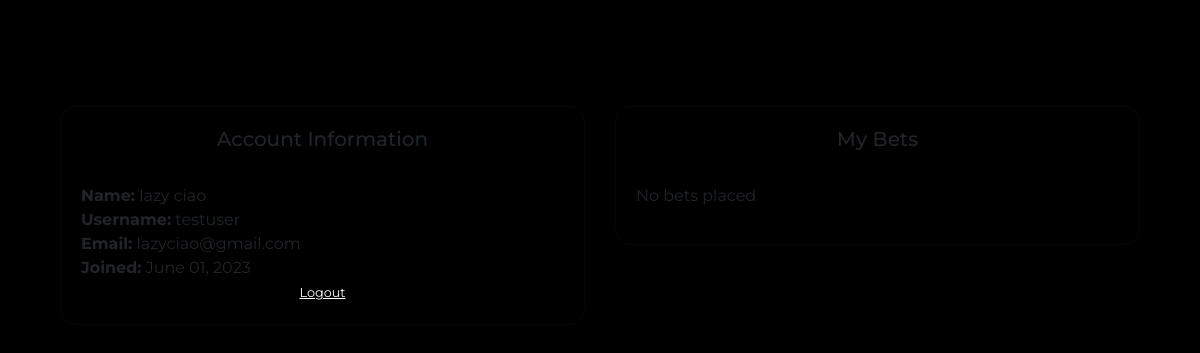
Before: /profile/ (signed in) with the older database file.
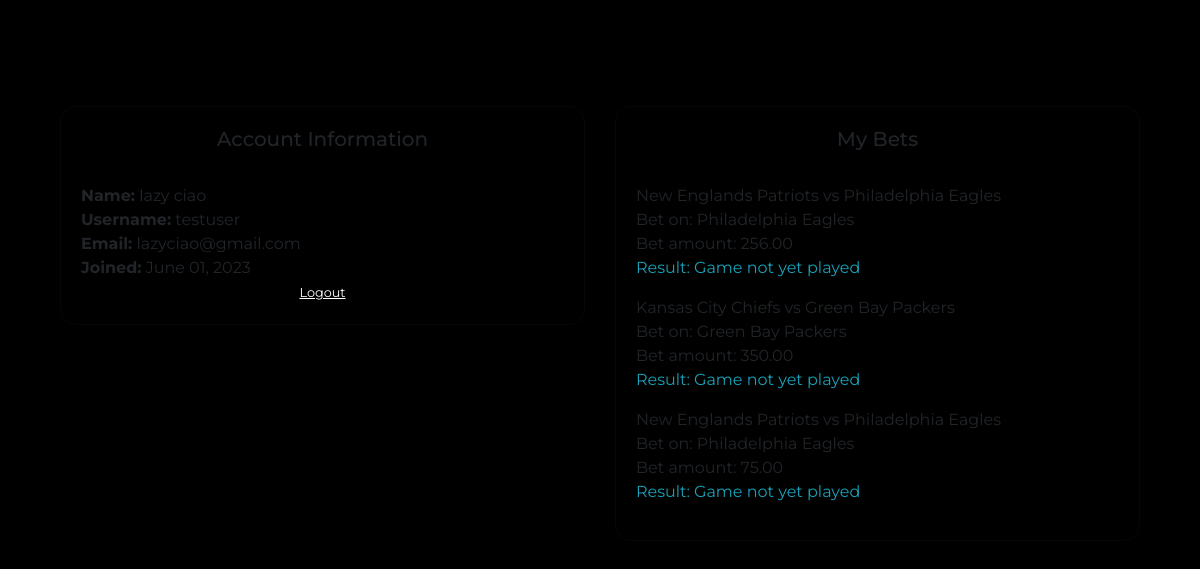
After: the same page with the newer database file.
### games/models.py (models this page shows, shortened)
class Bet(models.Model):
    user = models.ForeignKey(User, on_delete=models.CASCADE)
    game = models.ForeignKey(Game, on_delete=models.CASCADE)
    team = models.ForeignKey(Team, on_delete=models.CASCADE, null=True, blank=True, default=None)
    bet_amount = models.DecimalField(max_digits=8, decimal_places=2)
    result = models.BooleanField(null=True, blank=True)

class Game(models.Model):
    home_team = models.ForeignKey(Team, related_name='home_team', on_delete=models.CASCADE)
    away_team = models.ForeignKey(Team, related_name='away_team', on_delete=models.CASCADE)
    score = models.CharField(max_length=10, blank=True, null=True)
    commentary = models.TextField(blank=True, null=True)
    weather = models.CharField(max_length=100, blank=True, null=True)
    home_team_odds = models.DecimalField(max_digits=5, decimal_places=2, null=True)
    away_team_odds = models.DecimalField(max_digits=5, decimal_places=2, null=True)
    duration = models.DurationField(default=timedelta(hours=1))
    datetime = models.DateTimeField(default=None, null=True)
    datetime_end = models.DateTimeField(blank=True, null=True)

class Team(models.Model):
    name = models.CharField(max_length=100)
    image = models.ImageField(upload_to='team_images/', blank=True, null=True)
    def __str__(self):
        return self.name

### users/views.py (the view)
# urls.py: path('profile/', user_views.profile, name='profile'),
@login_required
def profile(request):
    current_datetime = timezone.now()
    user_bets = Bet.objects.filter(user=request.user).annotate(
        bet_result=F('result'),
        doubled_bet_amount=F('bet_amount') * 2
    )
    context = {
        'user_bets': user_bets,
        'current_datetime': current_datetime,
    }
    return render(request, 'users/profile.html', context)

### users/templates/users/profile.html (shortened to what this page needs)
{% extends 'superapp/base.html' %}
{% load crispy_forms_tags %}
{% block content %}
    <div class="container">
        <div class="row">
            <div class="col-md-6">
                <div class="card mb-4">
                    <div class="card-body text-center">
                        <h5 class="card-title">Account Information</h5>
                        <hr>
                        <div class="text-left">
                            <strong>Name:</strong> {{ user.first_name }} {{ user.last_name }}<br>
                            <strong>Username:</strong> {{ user.username }}<br>
                            <strong>Email:</strong> {{ user.email }}<br>
                            <strong>Joined:</strong> {{ user.date_joined|date:"F d, Y" }}<br>
                        </div>
                        <small class="text-center">
                            <a href="{% url 'logout' %}" class="link-unstyled">Logout</a>
                        </small>
                    </div>
                </div>
            </div>
            <div class="col-md-6">
                <div class="card">
                    <div class="card-body">
                        <h5 class="card-title text-center">My Bets</h5>
                        <hr>
                        {% if user_bets %}
                            {% for bet in user_bets %}
                                <p>
                                    <span>{{ bet.game.home_team }} vs {{ bet.game.away_team }}</span><br>
                                    <span>Bet on: {{ bet.team.name }}</span><br>
                                    <span>Bet amount: {{ bet.bet_amount }}</span><br>
                                    {% if bet.game.score %}
                                        {% if bet.result is not None %}
                                            {% if bet.result %}
                                                <span class="text-success">Result: Won</span><br>
                                            {% else %}
                                                <span class="text-danger">Result: Lost</span><br>
                                            {% endif %}
                                        {% else %}
                                            <span class="text-info">Result: Game played, result pending</span><br>
                                        {% endif %}
                                    {% else %}
                                        <span class="text-info">Result: Game not yet played</span><br>
                                    {% endif %}
                                </p>
                            {% endfor %}
                        {% else %}
                            <p>No bets placed</p>
                        {% endif %}
                    </div>
                </div>
            </div>
        </div>
    </div>
{% endblock content %}

### superapp/templates/superapp/base.html (shortened to what this page needs)
<!DOCTYPE html>
<html lang="en">
<head>
    <link rel="stylesheet" href="https://stackpath.bootstrapcdn.com/bootstrap/4.5.2/css/bootstrap.min.css">
    <link rel="stylesheet" href="https://cdnjs.cloudflare.com/ajax/libs/font-awesome/5.15.3/css/all.min.css">
</head>
<body>
    <nav class="navbar navbar-expand-lg navbar-transparent navbar-light">
        <a class="navbar-brand" href="{% url 'home' %}"><b>Football Bets</b></a>
        <div class="collapse navbar-collapse" id="navbarNav">
            <ul class="navbar-nav ml-auto justify-content-center">
                <li class="nav-item active">
                    <a class="nav-link nav-transition" href="{% url 'home' %}"><b>Home</b></a>
                </li>
                {% if user.is_authenticated %}
                    {% if user.is_superuser or user.is_staff %}
                        <li class="nav-item active">
                            <a class="nav-link nav-transition" href="{% url 'bureau:match' %}"><b>Match</b></a>
                        </li>
                    {% else %}
                    <li class="nav-item active">
                        <a class="nav-link nav-transition" href="{% url 'bets' %}"><b>Bets</b></a>
                    </li>
                    <li class="nav-item active">
                        <a class="nav-link nav-transition" href="{% url 'profile' %}"><b>Profile</b></a>
                    </li>
                    {% endif %}
                    <li class="nav-item active">
                        <a class="nav-link nav-transition" href="{% url 'logout' %}"><b>Logout</b></a>
                    </li>
                {% endif %}
            </ul>
        </div>
    </nav>
    <div class="container">
        {% block content %}
        {% endblock %}
    </div>
</body>
</html>

### superapp/templates/superapp/base.html (style rules this page uses)
html * { font-family: 'Montserrat', sans-serif; }
body, html { height: 100%; background-color: #000000; background-image: url("https://i.imgur.com/8wvbW2t.jpeg"); background-repeat: no-repeat; background-size: cover; background-position: center; background-attachment: fixed; }
.navbar-nav.ml-auto.justify-content-center { justify-content: center; }
.navbar { position: relative; }
.navbar-collapse { position: absolute; top: 100%; right: 0; left: 0; z-index: 1000; background-color: rgba(0, 0, 0, 0.3); }
.navbar-collapse .navbar-nav { width: 100%; text-align: center; }
@media (min-width: 992px) { .navbar-collapse { position: relative; top: initial; right: initial; left: initial; z-index: initial; background-color: transparent; } }
@media (min-width: 992px) { .navbar-collapse .navbar-nav { width: auto; text-align: left; } }

### users/templates/users/profile.html (style rules this page uses)
.container { margin-top: 50px; }
.link-unstyled { color: white; text-decoration: none; text-decoration: underline; }
.card { background: rgba(43, 41, 41, 0); border-radius: 16px; box-shadow: 0 4px 30px rgba(0, 0, 0, 0.1); backdrop-filter: blur(4.6px); -webkit-backdrop-filter: blur(4.6px); border: 1px solid rgba(43, 41, 41, 0.19); }

Changed rows visible on the page:
added Bet: game.home_team "New Englands Patriots", game.away_team "Philadelphia Eagles", team.name "Philadelphia Eagles", bet_amount "256.00", shows "Result: Game not yet played"
added Bet: game.home_team "Kansas City Chiefs", game.away_team "Green Bay Packers", team.name "Green Bay Packers", bet_amount "350.00", shows "Result: Game not yet played"
added Bet: game.home_team "New Englands Patriots", game.away_team "Philadelphia Eagles", team.name "Philadelphia Eagles", bet_amount "75.00", shows "Result: Game not yet played"
Other visible differences:
text no longer shown: "No bets placed"
